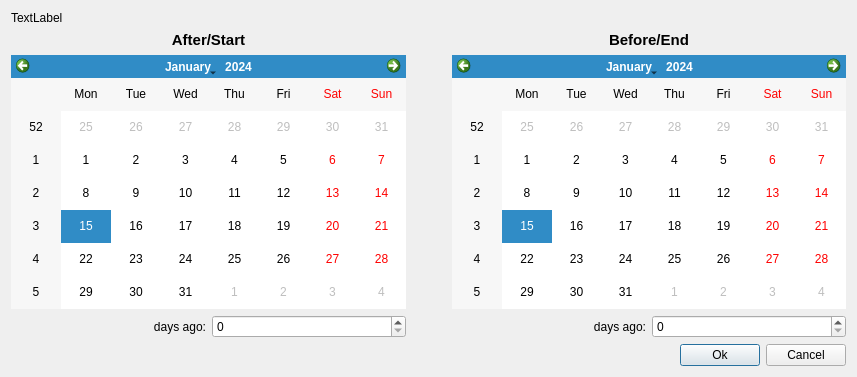
<?xml version="1.0" encoding="UTF-8"?>
<ui version="4.0">
 <class>Dialog</class>
 <widget class="QDialog" name="Dialog">
  <property name="geometry">
   <rect>
    <x>0</x>
    <y>0</y>
    <width>857</width>
    <height>377</height>
   </rect>
  </property>
  <property name="windowTitle">
   <string>Dialog</string>
  </property>
  <layout class="QGridLayout" name="gridLayout">
   <item row="0" column="0">
    <layout class="QVBoxLayout" name="verticalLayout_3">
     <item>
      <widget class="QLabel" name="qlabel_top">
       <property name="text">
        <string>TextLabel</string>
       </property>
       <property name="wordWrap">
        <bool>true</bool>
       </property>
      </widget>
     </item>
     <item>
      <layout class="QHBoxLayout" name="horizontalLayout_2">
       <item>
        <layout class="QVBoxLayout" name="verticalLayout_5">
         <item>
          <widget class="QLabel" name="label_3">
           <property name="text">
            <string>&lt;html&gt;&lt;head/&gt;&lt;body&gt;&lt;p&gt;&lt;span style=&quot; font-size:11pt; font-weight:600;&quot;&gt;After/Start&lt;/span&gt;&lt;/p&gt;&lt;/body&gt;&lt;/html&gt;</string>
           </property>
           <property name="alignment">
            <set>Qt::AlignCenter</set>
           </property>
          </widget>
         </item>
         <item>
          <widget class="QCalendarWidget" name="cw_after"/>
         </item>
         <item>
          <layout class="QHBoxLayout" name="horizontalLayout_3">
           <item>
            <widget class="QLabel" name="label">
             <property name="sizePolicy">
              <sizepolicy hsizetype="Minimum" vsizetype="Preferred">
               <horstretch>0</horstretch>
               <verstretch>0</verstretch>
              </sizepolicy>
             </property>
             <property name="text">
              <string>days ago:</string>
             </property>
             <property name="alignment">
              <set>Qt::AlignRight|Qt::AlignTrailing|Qt::AlignVCenter</set>
             </property>
            </widget>
           </item>
           <item>
            <widget class="QSpinBox" name="qsp_after"/>
           </item>
          </layout>
         </item>
        </layout>
       </item>
       <item>
        <spacer name="horizontalSpacer_2">
         <property name="orientation">
          <enum>Qt::Horizontal</enum>
         </property>
         <property name="sizeType">
          <enum>QSizePolicy::Minimum</enum>
         </property>
         <property name="sizeHint" stdset="0">
          <size>
           <width>40</width>
           <height>20</height>
          </size>
         </property>
        </spacer>
       </item>
       <item>
        <layout class="QVBoxLayout" name="verticalLayout_4">
         <item>
          <widget class="QLabel" name="label_4">
           <property name="text">
            <string>&lt;html&gt;&lt;head/&gt;&lt;body&gt;&lt;p&gt;&lt;span style=&quot; font-size:11pt; font-weight:600;&quot;&gt;Before/End&lt;/span&gt;&lt;/p&gt;&lt;/body&gt;&lt;/html&gt;</string>
           </property>
           <property name="alignment">
            <set>Qt::AlignCenter</set>
           </property>
          </widget>
         </item>
         <item>
          <widget class="QCalendarWidget" name="cw_before"/>
         </item>
         <item>
          <layout class="QHBoxLayout" name="horizontalLayout_4">
           <item>
            <widget class="QLabel" name="label_2">
             <property name="text">
              <string>days ago:</string>
             </property>
             <property name="alignment">
              <set>Qt::AlignRight|Qt::AlignTrailing|Qt::AlignVCenter</set>
             </property>
            </widget>
           </item>
           <item>
            <widget class="QSpinBox" name="qsp_before"/>
           </item>
          </layout>
         </item>
        </layout>
       </item>
      </layout>
     </item>
     <item>
      <layout class="QHBoxLayout" name="horizontalLayout">
       <item>
        <spacer name="horizontalSpacer">
         <property name="orientation">
          <enum>Qt::Horizontal</enum>
         </property>
         <property name="sizeHint" stdset="0">
          <size>
           <width>40</width>
           <height>20</height>
          </size>
         </property>
        </spacer>
       </item>
       <item>
        <widget class="QPushButton" name="pb_accepted">
         <property name="text">
          <string>Ok</string>
         </property>
        </widget>
       </item>
       <item>
        <widget class="QPushButton" name="pb_rejected">
         <property name="text">
          <string>Cancel</string>
         </property>
        </widget>
       </item>
      </layout>
     </item>
    </layout>
   </item>
  </layout>
 </widget>
 <resources/>
 <connections/>
</ui>
